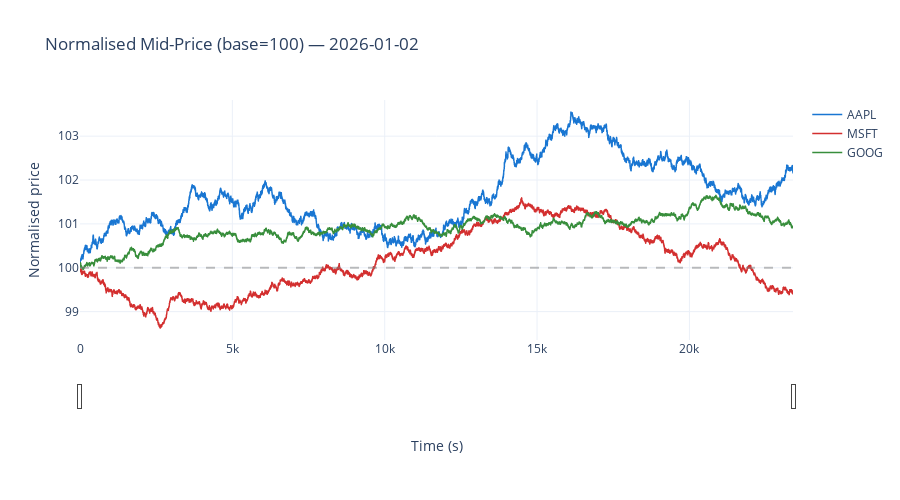

Notebook source saved alongside this figure:
### Markdown cell above
## 2. Normalised Price Paths (Rebased to 100)

Rebase each security's mid-price to 100 at session open so paths at
different absolute levels can be compared on a single y-axis.

### Code cell
fig_norm = go.Figure()

for sym in symbols:
    d = intraday[sym]
    p0 = d["mid_ticks"][0]
    normalised = 100.0 * d["mid_ticks"] / p0
    fig_norm.add_trace(go.Scattergl(
        x=d["ts_s"], y=normalised,
        mode="lines", name=sym,
        line=dict(color=sym_colour[sym], width=1.5),
    ))

fig_norm.add_hline(y=100, line_dash="dash", line_color="grey", opacity=0.5)
fig_norm.update_layout(
    title=f"Normalised Mid-Price (base=100) — {target_date}",
    xaxis=dict(title="Time (s)", rangeslider=dict(visible=True)),
    yaxis=dict(title="Normalised price"),
    height=500,
    template="plotly_white",
)
fig_norm.show()

### Figure 1 — Plotly figure (JSON) as saved in the notebook; plotly's stock layout.template omitted (floating-point values rounded to 4 significant figures; data arrays with more than 128 entries replaced by an {"elided": "..."} marker saying what was removed)
{"data": [{"line": {"color": "#1976D2", "width": 1.5}, "mode": "lines", "name": "AAPL", "type": "scattergl", "x": {"elided": "20115 float values"}, "y": {"elided": "20115 float values"}}, {"line": {"color": "#D32F2F", "width": 1.5}, "mode": "lines", "name": "MSFT", "type": "scattergl", "x": {"elided": "20065 float values"}, "y": {"elided": "20065 float values"}}, {"line": {"color": "#388E3C", "width": 1.5}, "mode": "lines", "name": "GOOG", "type": "scattergl", "x": {"elided": "20094 float values"}, "y": {"elided": "20094 float values"}}], "layout": {"height": 500, "shapes": [{"line": {"color": "grey", "dash": "dash"}, "opacity": 0.5, "type": "line", "x0": 0, "x1": 1, "xref": "x domain", "y0": 100, "y1": 100, "yref": "y"}], "title": {"text": "Normalised Mid-Price (base=100) — 2026-01-02"}, "xaxis": {"rangeslider": {"visible": true}, "title": {"text": "Time (s)"}}, "yaxis": {"title": {"text": "Normalised price"}}}}
